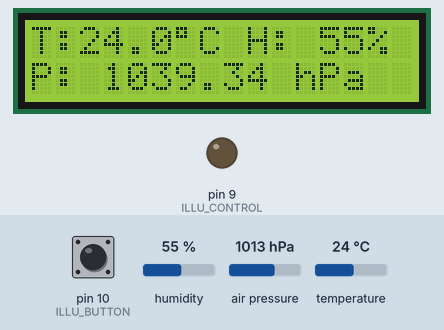
Recording of a sketch running on a simulated Arduino Uno, built with avr-gcc and run on an emulated ATmega328P. Parts: 16×2 character LCD, output pins drawn as LEDs (lit = HIGH). Inputs (shaded band) come from the test bench; at power-on: pin 10 (ILLU_BUTTON) HIGH, humidity 55 %, air pressure 1013 hPa, temperature 24 °C.

Above: at 2.6 s.
2.7 s: pin 10 (ILLU_BUTTON) pulled LOW for 2.6 s
At 5.0 s:
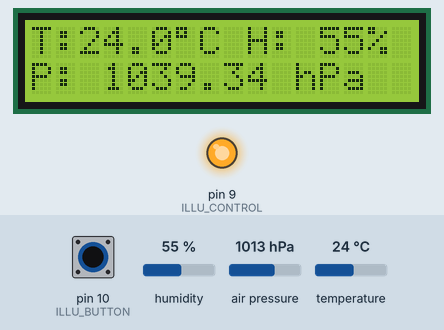
9.6 s: humidity set to 22 %
At 10.7 s:
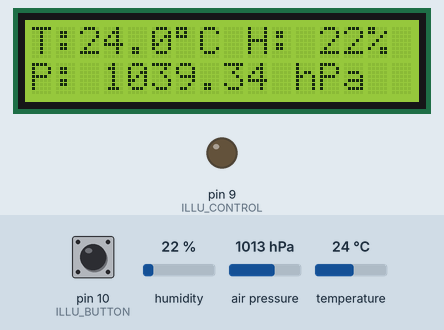
12.6 s: air pressure set to 952 hPa
At 14.5 s:
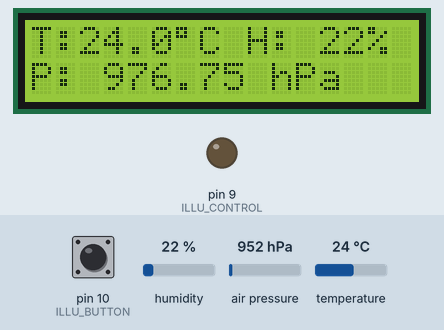
15.6 s: temperature set to 12 °C
At 17.6 s:
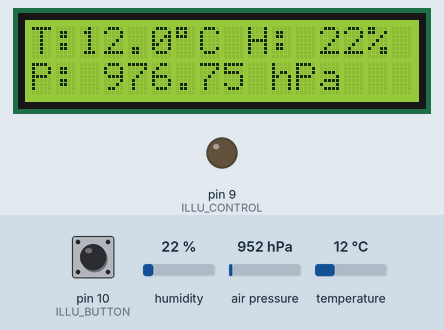
18.6 s: humidity set to 40 %
At 21.4 s:
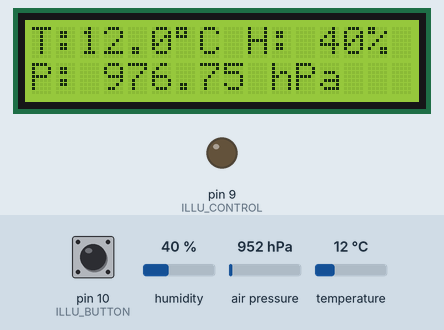
Timing chart, 0 to 22.6 s (numbered marks = the images above; inputs shaded):
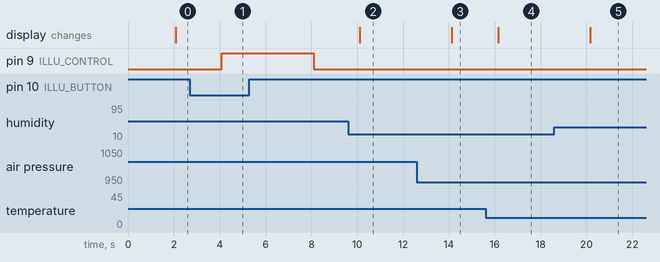

The sketch:

wheater.ino
```cpp
#include <Adafruit_Sensor.h>
#include <Adafruit_BME280.h>
#include <LiquidCrystal.h>
float temperature;
float humidity;
float pressure;
static byte state;
unsigned long time_start;

#define ALTITUDE 216.0 // Altitude in Sparta, Greece
#define ILLU_BUTTON 10
#define ILLU_CONTROL 9
#define STATE_ILLU_OFF 0
#define STATE_ILLU_ON 1

Adafruit_BME280 bme; // I2C

// LiquidCrystal (rs, enable, d4, d5, d6, d7)
LiquidCrystal lcd(8, 7, 3, 4, 5, 6);


void setup(void) {
  pinMode(ILLU_BUTTON, INPUT_PULLUP);
  pinMode(ILLU_CONTROL, OUTPUT);
  digitalWrite(ILLU_CONTROL, LOW);
  state = STATE_ILLU_OFF;

  lcd.begin(16, 2);
  lcd.print("Reading sensor");
  bool status;

    // default settings
    status = bme.begin(0x76);  //The I2C address of the sensor I use is 0x76
    if (!status) {
        lcd.clear();
        lcd.print("Error. Check");
        lcd.setCursor(0,1);
        lcd.print("connections");
        while (1);
    }
}
void loop() {

 delay(2000);
 getPressure();
 getHumidity();
 getTemperature();

 lcd.clear();

 //Printing Temperature
 String temperatureString = String(temperature,1);
 lcd.print("T:");
 lcd.print(temperatureString);
 lcd.print((char)223);
 lcd.print("C ");

 //Printing Humidity
 String humidityString = String(humidity,0);
 lcd.print("H: ");
 lcd.print(humidityString);
 lcd.print("%");

 //Printing Pressure
 lcd.setCursor(0,1);
 lcd.print("P: ");
 String pressureString = String(pressure,2);
 lcd.print(pressureString);
 lcd.print(" hPa");

 // button stuff
 if ((state == STATE_ILLU_OFF) && (digitalRead(ILLU_BUTTON) == LOW)) {
    time_start = millis();
    digitalWrite(ILLU_CONTROL, HIGH);
    state = STATE_ILLU_ON;
 } else if (state == STATE_ILLU_ON) {
    if (digitalRead(ILLU_BUTTON) == LOW) {
        time_start = millis();
    } else {
        if (millis() - time_start > 3000) {
            digitalWrite(ILLU_CONTROL, LOW);
            state = STATE_ILLU_OFF;
        }
    }
 }

}

float getTemperature() {
  temperature = bme.readTemperature();
}

float getHumidity() {
  humidity = bme.readHumidity();
}

float getPressure() {
  pressure = bme.readPressure();
  pressure = bme.seaLevelForAltitude(ALTITUDE, pressure);
  pressure = pressure/100.0F;
}
```

Measured:
- after the input at 2.7 s, pin 9 (ILLU_CONTROL): LOW → HIGH after 1.4 s, → LOW 4.0 s later
- after the input at 9.6 s, the display: changes after 0.51 s (image 2)
- after the input at 12.6 s, the display: changes after 1.5 s (image 3)
- after the input at 15.6 s, the display: changes after 0.54 s (image 4)
- after the input at 18.6 s, the display: changes after 1.6 s (image 5)
